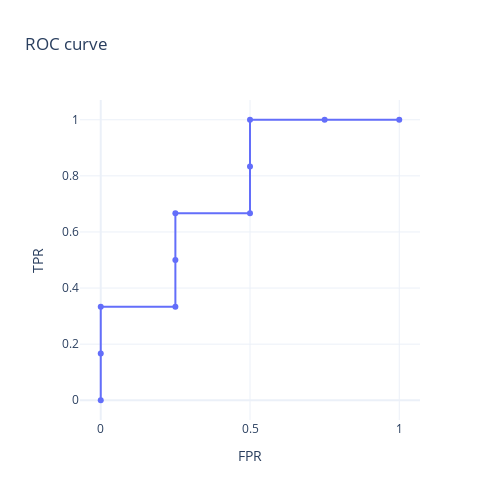

This figure's notebook cell:
### Markdown cell above
# 5

### Code cell
# read table
#   \hline
#   Confidence positive & Correct class \\ \hline
#   0.95                & +             \\
#   0.85                & +             \\
#   0.8                 & -             \\
#   0.7                 & +             \\
#   0.55                & +             \\
#   0.45                & -             \\
#   0.4                 & +             \\
#   0.3                 & +             \\
#   0.2                 & -             \\
#   0.1                 & -             \\
#   \hline

confs = [0.95, 0.85, 0.8, 0.7, 0.55, 0.45, 0.4, 0.3, 0.2, 0.1]
correct = [1, 1, 0, 1, 1, 0, 1, 1, 0, 0]

# number of positive and negative examples
num_neg, num_pos = len(correct) - sum(correct), sum(correct)
FP, TP = 0, 0
FPR, TPR = [0], [0]

for i in range(len(confs)):
    if correct[i] == 1:
        TP += 1
    else:
        FP += 1
    FPR.append(FP / num_neg)
    TPR.append(TP / num_pos)

# plot
fig = go.Figure()
fig.add_trace(go.Scatter(x=FPR, y=TPR, mode="lines+markers"))
fig.update_layout(
    template="plotly_white",
    title="ROC curve",
    xaxis_title="FPR",
    yaxis_title="TPR",
    height=500,
    width=500,
)
fig.show()
fig.write_image("roc.png")

### Figure 1 — Plotly figure (JSON) as saved in the notebook; plotly's stock layout.template omitted (floating-point values rounded to 4 significant figures)
{"data": [{"mode": "lines+markers", "type": "scatter", "x": [0, 0, 0, 0.25, 0.25, 0.25, 0.5, 0.5, 0.5, 0.75, 1], "y": [0, 0.1667, 0.3333, 0.3333, 0.5, 0.6667, 0.6667, 0.8333, 1, 1, 1]}], "layout": {"height": 500, "title": {"text": "ROC curve"}, "width": 500, "xaxis": {"title": {"text": "FPR"}}, "yaxis": {"title": {"text": "TPR"}}}}
